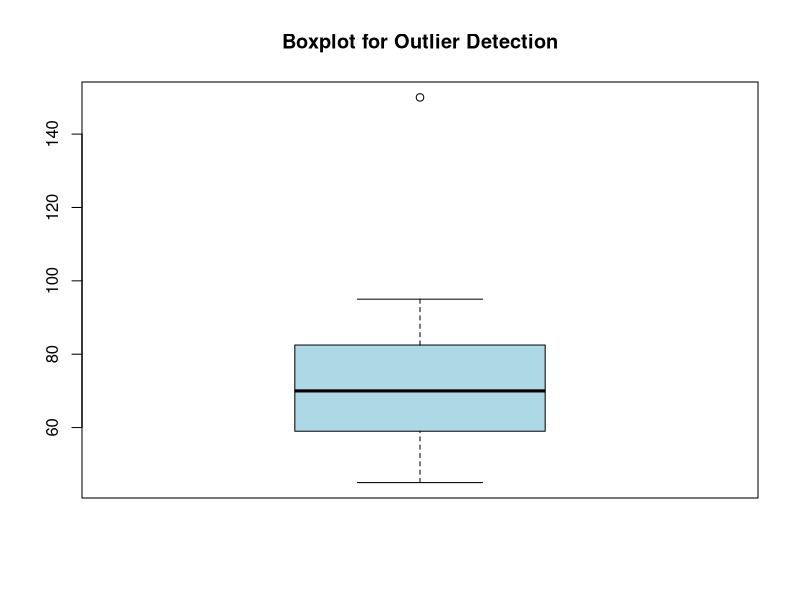

This figure's R source:
marks <- c(45, 50, 55, 60, 62, 58, 65, 70, 72, 75, 80, 85, 90, 95, 150)
cat("Dataset:\n")
print(marks)
boxplot(marks,
        main = "Boxplot for Outlier Detection",
        col = "lightblue")
outliers_boxplot <- boxplot.stats(marks)$out
cat("\nOutliers detected using Boxplot:\n")
print(outliers_boxplot)
Q1 <- quantile(marks, 0.25)
Q3 <- quantile(marks, 0.75)
IQR_value <- IQR(marks)
lower_bound <- Q1 - 1.5 * IQR_value
upper_bound <- Q3 + 1.5 * IQR_value
cat("\nQ1 =", Q1)
cat("\nQ3 =", Q3)
cat("\nIQR =", IQR_value)
cat("\nLower Bound =", lower_bound)
cat("\nUpper Bound =", upper_bound)
iqr_outliers <- marks[marks < lower_bound | marks > upper_bound]
cat("\n\nOutliers detected using IQR Method:\n")
print(iqr_outliers)
z_scores <- scale(marks)
cat("\nZ-Scores:\n")
print(z_scores)
z_outliers <- marks[abs(z_scores) > 3]
cat("\nOutliers detected using Z-Score Method:\n")
print(z_outliers)
